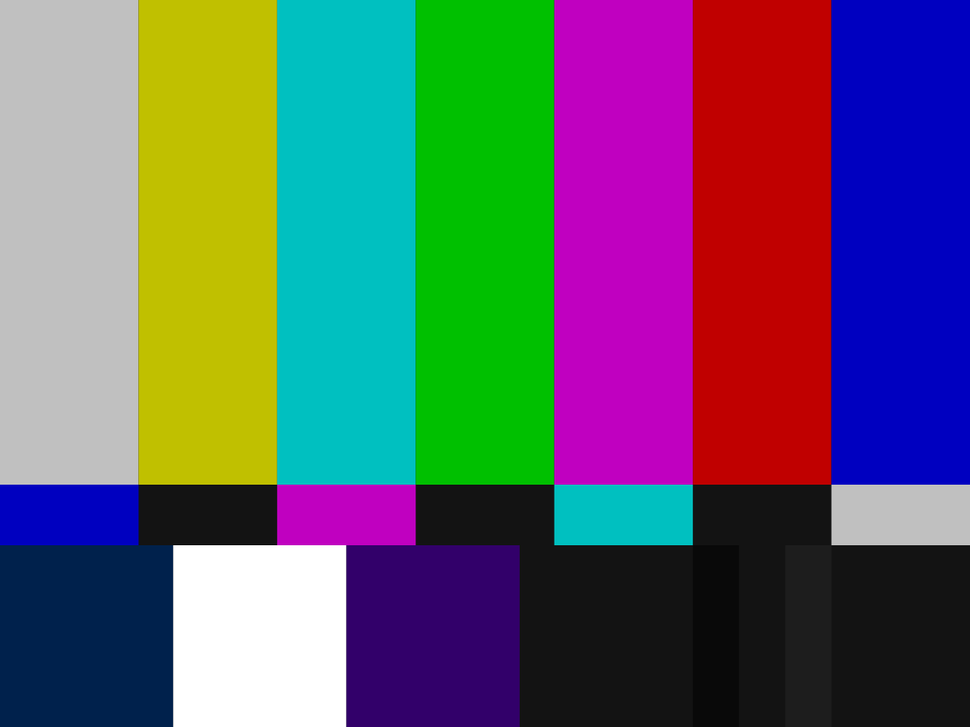
%> input picture Data/test_pattern.png, 970 x 727 px, shrunk from 1200 x 900 before the run
$ octave example_hough.m   (GNU Octave 9; MATLAB toolbox functions it lacks are replaced by stand-ins)
%> lines starting %> are read from the running program, lines starting %| are printed output that depends on the picture
img = imread('test_pattern.png');
%> img is the input picture: size 727x970x3 uint8; mean R, G, B 94.2, 93.4, 104.6
gray = (0.25*img(:,:,1) + 0.5*img(:,:,2) + 0.25*img(:,:,3));
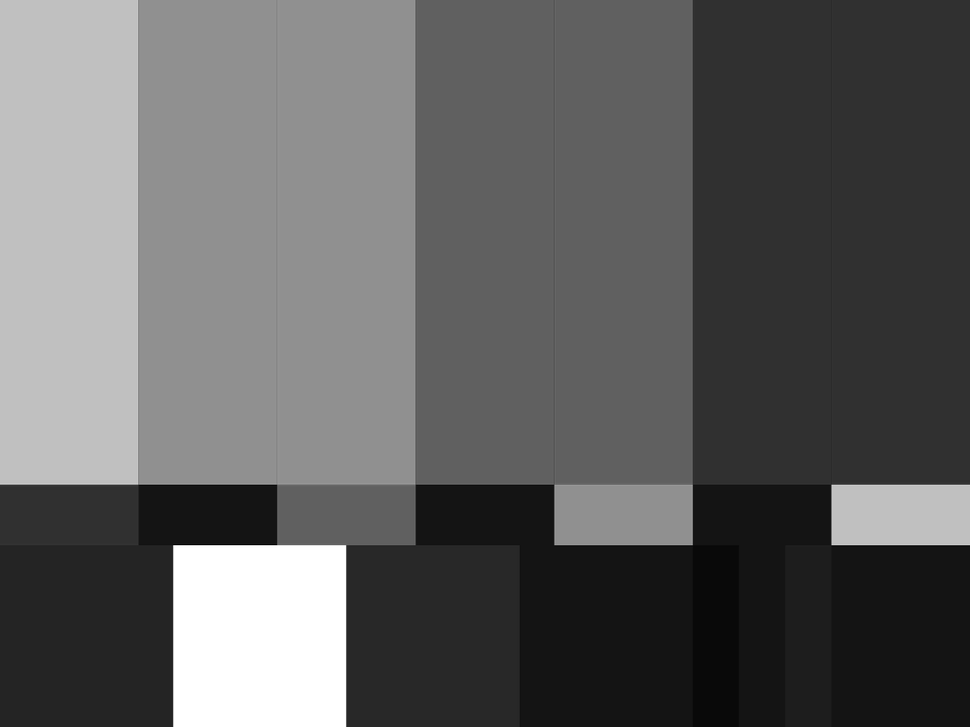
%> gray: size 727x970 uint8; min 0, max 255, mean 96.6
BW = edge(gray,'canny');
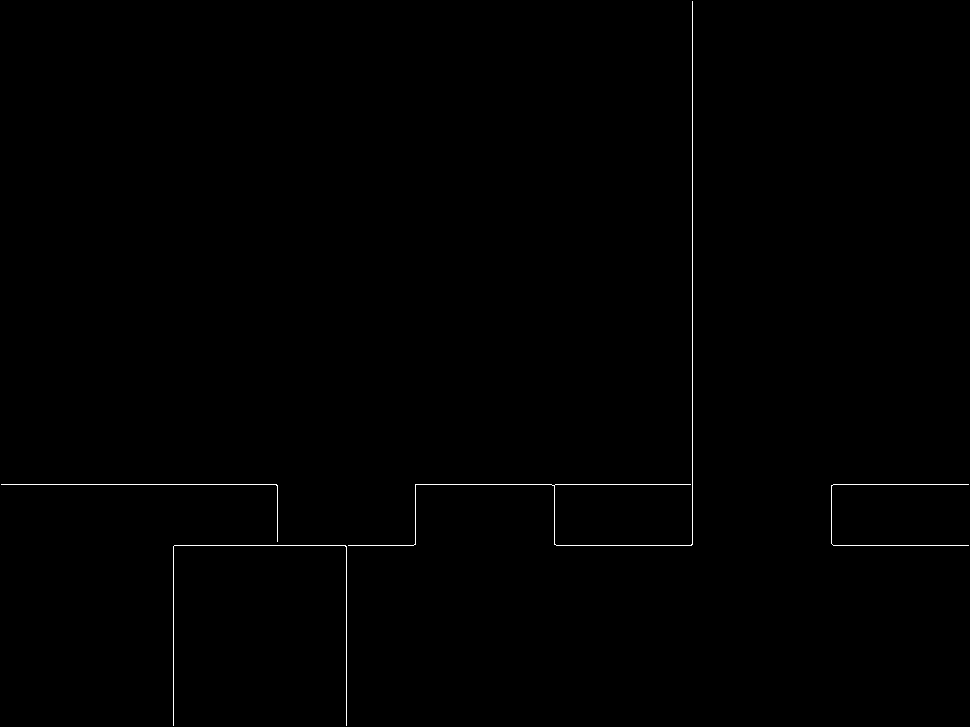
%> BW: size 727x970 logical; 0.33% white in thin lines or dots
[H,T,R] = hough(BW);
%> T = 180 values from -90 to 89; R = 2423 values from -1211 to 1211
P  = houghpeaks(H,50,'threshold',ceil(0.3*max(H(:)))); % 5 -> 15
%> P = [728 1; 1904 91; 667 1]
x = T(P(:,2)); y = R(P(:,1));
%> after `x = T(P(:,2))`: x = [-90 0 -90]
%> after `y = R(P(:,1))`: y = [-484 692 -545]

lines = houghlines(BW,T,R,P,'FillGap',5,'MinLength',7); % 7 -> 20
%> lines = 7 lines; point1 to point2 (x, y): (693, 2) to (693, 545), (416, 485) to (693, 485), (2, 485) to (277, 485), (175, 546) to (414, 546), (834, 485) to (969, 485), (557, 546) to (692, 546), (834, 546) to (969, 546)
figure, imshow(img*0.5), hold on
%> after `imshow(img*0.5)`:
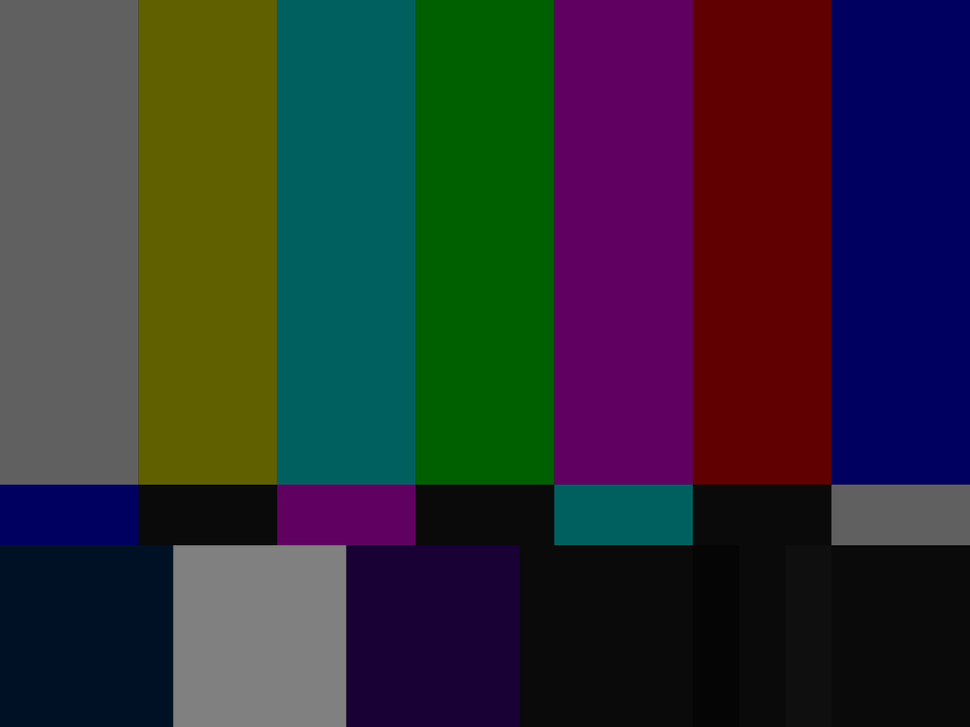
%> displayed picture: size 727x970x3, on the screen's scale of 0 to 255; mean R, G, B 47.2, 46.8, 52.4
max_len = 0;
for k = 1:length(lines)
   xy = [lines(k).point1; lines(k).point2];
   plot(xy(:,1),xy(:,2),'LineWidth',2,'Color','green');

   % Plot beginnings and ends of lines
   %plot(xy(1,1),xy(1,2),'x','LineWidth',2,'Color','yellow');
   %plot(xy(2,1),xy(2,2),'x','LineWidth',2,'Color','red');

   % Determine the endpoints of the longest line segment
   len = norm(lines(k).point1 - lines(k).point2);
   if ( len > max_len)
      max_len = len;
      xy_long = xy;
   end
end
%> this loop made 7 passes
%> (len, max_len, xy_long) on passes 1, 2, 4: (275, 275, [2 485; 277 485]), (277, 277, [416 485; 693 485]), (543, 543, [693 2; 693 545])
%> (xy, len) on passes 3, 5, 6, 7: ([834 485; 969 485], 135), ([175 546; 414 546], 239), ([557 546; 692 546], 135), ([834 546; 969 546], 135)
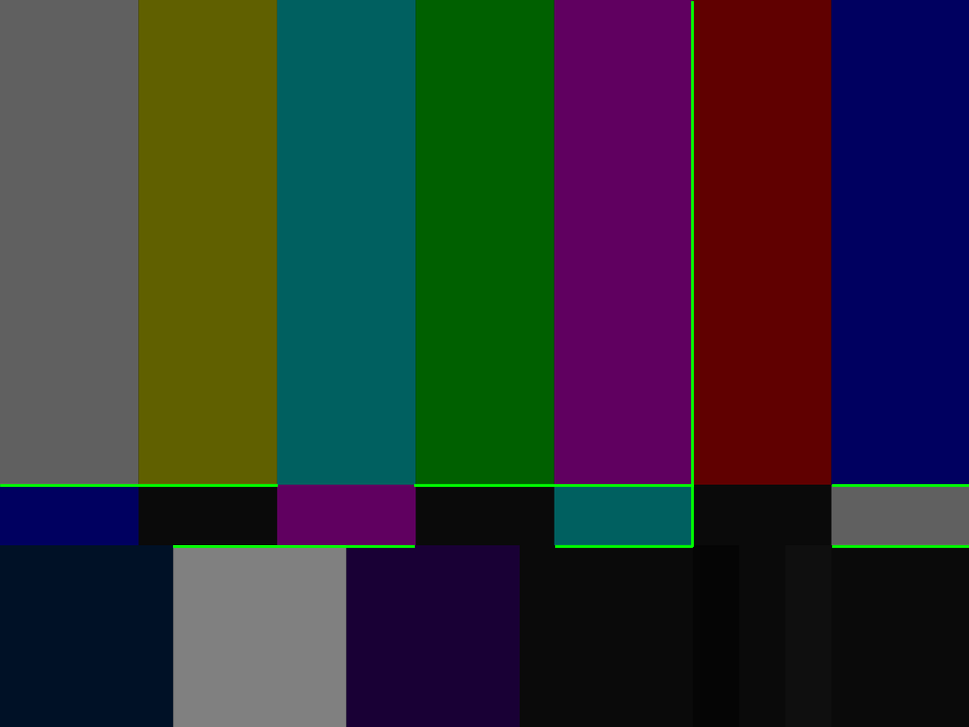
%> figure redrawn from the program's plot data

%plot(xy_long(:,1),xy_long(:,2),'LineWidth',2,'Color','cyan');
